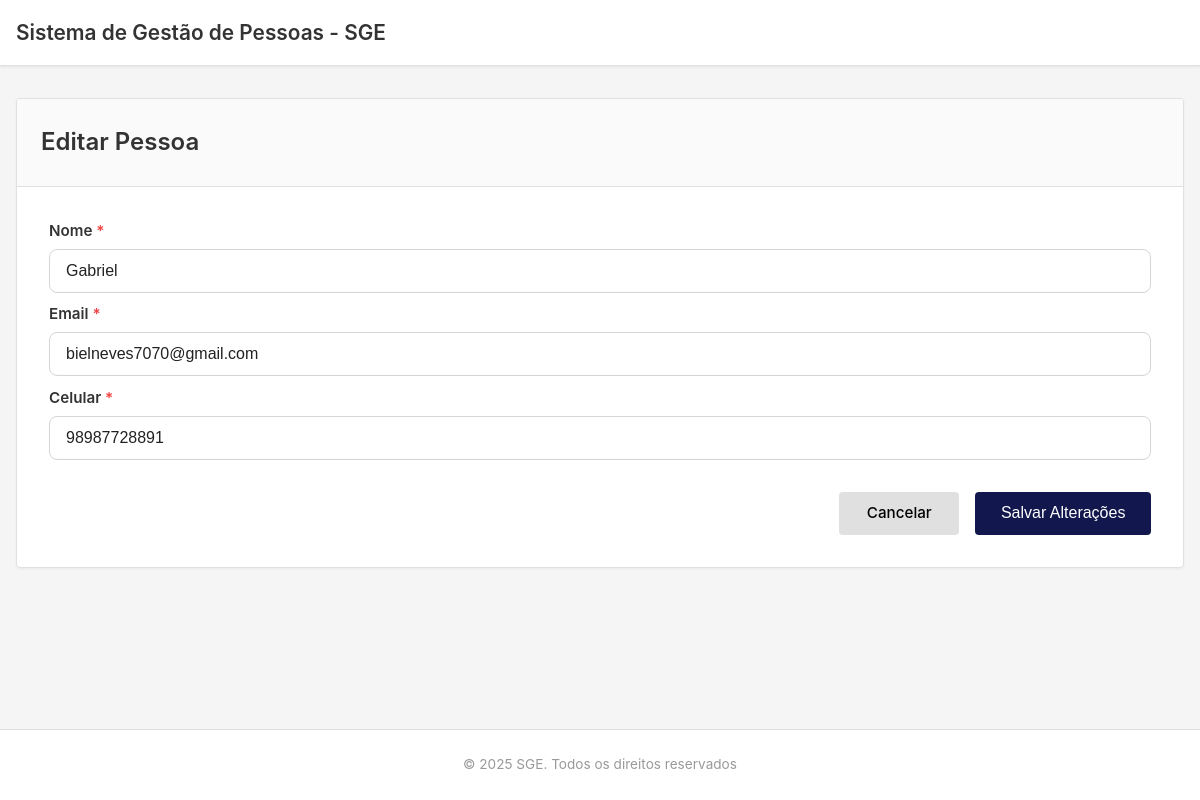
/pessoas/alterar/3/, run on the app's committed database.
### sge/models.py (models this page shows, shortened)
class Pessoa(models.Model):
    nome = models.CharField(max_length = 120)
    email = models.CharField(max_length=150)
    celular = models.CharField(max_length=15)

### sge/views.py (the view)
# urls.py: path('alterar/<int:id_pessoa>/', views.alterar_pessoa, name='alterar_pessoa'),
def alterar_pessoa(request, id_pessoa):
    pessoa = get_object_or_404(Pessoa, pk=id_pessoa)
    if request.method == 'POST':
        form = PessoaForm(request.POST, instance=pessoa)
        if form.is_valid():
            form.save()
            return redirect('lista_pessoas')
    else:
        form = PessoaForm(instance=pessoa)
    return render(request, 'pessoas/criar.html', {'form': form})

### sge/forms.py
class PessoaForm(forms.ModelForm):
    class Meta:
        model = Pessoa
        fields = ('nome', 'email', 'celular')

### sge/templates/pessoas/criar.html (shortened to what this page needs)
{% extends "base.html" %}
{% block content %}
<div class="card">
    <div class="card-header">
        <h2>
            {% if form.instance.id %}
             Editar Pessoa
            {% else %}
            <i class="fas fa-user-plus"></i> Adicionar Nova Pessoa
            {% endif %}
        </h2>
    </div>
    <div class="card-body">
        <form method="post" novalidate>
            {% for field in form %}
            <div class="form-group">
                <label for="{{ field.id_for_label }}" class="form-label">
                    {{ field.label }}
                    {% if field.field.required %}<span style="color: #ef4444;">*</span>{% endif %}
                </label>
                {% if field.errors %}
                    {{ field }}
                    <div class="alert alert-danger" style="margin-top: 0.5rem; padding: 0.5rem;">
                        {% for error in field.errors %}
                            <small><i class="fas fa-exclamation-circle"></i> {{ error }}</small><br>
                        {% endfor %}
                    </div>
                {% else %}
                    {{ field }}
                {% endif %}
            </div>
            {% endfor %}
            <div class="form-actions">
                <a href="{% url 'lista_pessoas' %}" class="btn btn-secondary">
                     Cancelar
                </a>
                <button type="submit" class="btn btn-success btn-lg">
                    {% if form.instance.id %}Salvar Alterações{% else %}Criar Pessoa{% endif %}
                </button>
            </div>
        </form>
    </div>
</div>
{% endblock %}

### sge/templates/base.html (style rules this page uses)
* { margin: 0; padding: 0; box-sizing: border-box; }
body { font-family: -apple-system, BlinkMacSystemFont, 'Segoe UI', Roboto, 'Helvetica Neue', Arial, sans-serif; background-color: #f5f5f5; color: #333; line-height: 1.6; min-height: 100vh; display: flex; flex-direction: column; }
.card { background: #fff; border: 1px solid #e0e0e0; border-radius: 4px; overflow: hidden; box-shadow: 0 1px 3px rgba(0, 0, 0, 0.05); }
.card-header { background-color: #fafafa; border-bottom: 1px solid #e0e0e0; padding: 1.5rem; }
.card-header h2 { margin: 0; font-size: 1.5rem; font-weight: 600; color: #333; }
.card-body { padding: 2rem; }
.btn { display: inline-block; padding: 0.6rem 1.2rem; border: none; border-radius: 4px; font-size: 0.95rem; font-weight: 500; cursor: pointer; transition: background-color 0.2s ease; text-decoration: none; text-align: center; white-space: nowrap; }
.btn-secondary { background-color: #e0e0e0; color: #010102; }
.btn-success { background-color: #12184d; color: #fff; }
.btn-lg { padding: 0.8rem 1.6rem; font-size: 1rem; }
.form-group { margin-bottom: 0.6rem; }
.form-label { display: block; margin-bottom: 0.35rem; font-weight: 600; color: #333; font-size: 0.95rem; }
input[type="text"], input[type="email"], input[type="tel"], textarea, select { width: 100%; padding: 0.75rem 1rem; border: 1px solid #d6d6d6; border-radius: 8px; background-color: #ffffff; font-size: 1rem; color: #222; box-shadow: inset 0 -1px 0 rgba(0,0,0,0.02); transition: border-color 0.18s ease, box-shadow 0.18s ease, transform 0.06s; }
input::placeholder, textarea::placeholder { color: #9aa0a6; }
.form-actions { display: flex; gap: 1rem; margin-top: 2rem; justify-content: flex-end; }
.form-actions .btn { min-width: 120px; }

### data on the page
Pessoa: form "Gabriel" "bielneves7070@gmail.com" "98987728891"

### other printed values
{{ field.label }} "Nome" "Email" "Celular"
